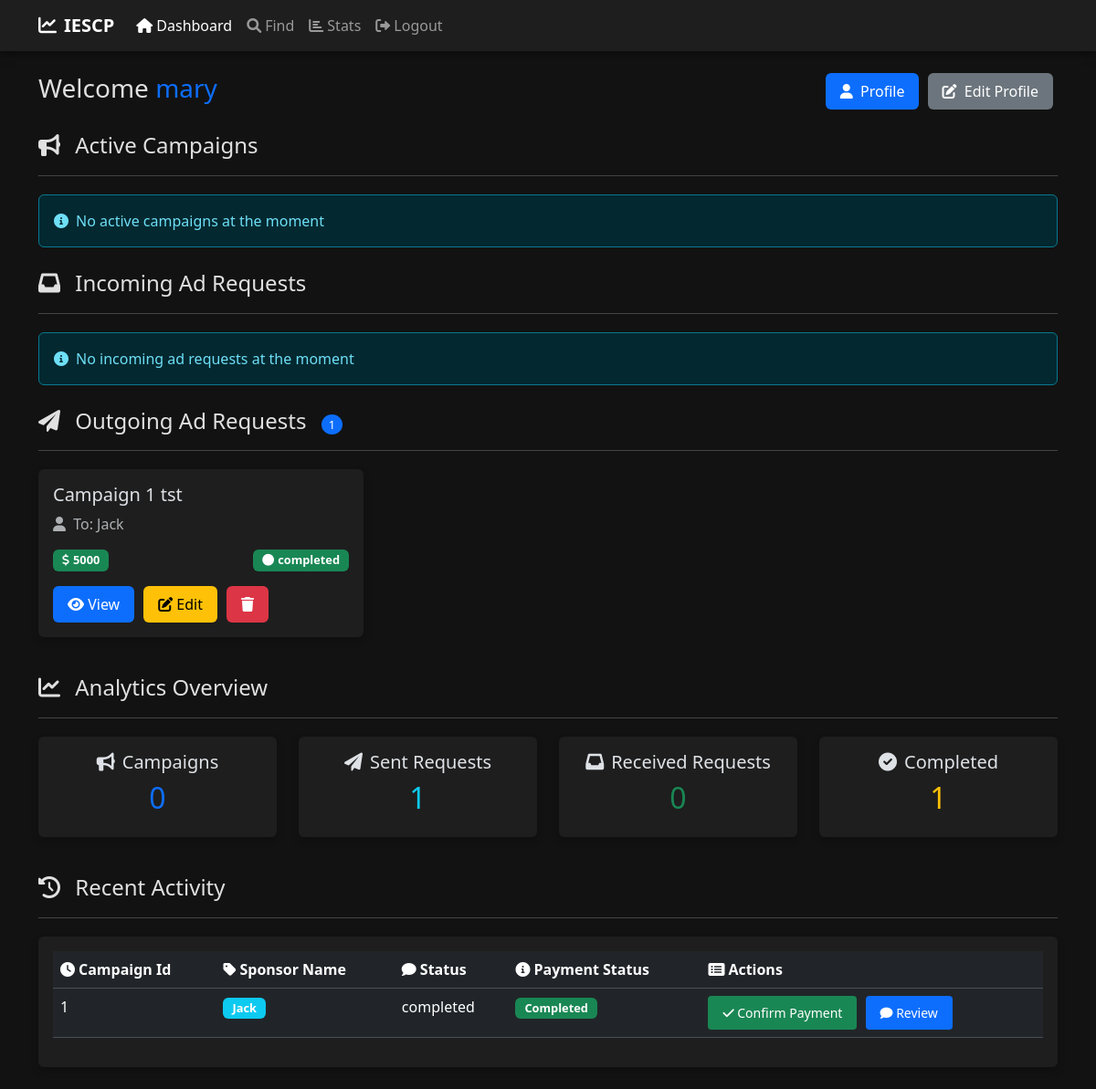
Page /influencer_dashboard (signed in) on the earlier database version.
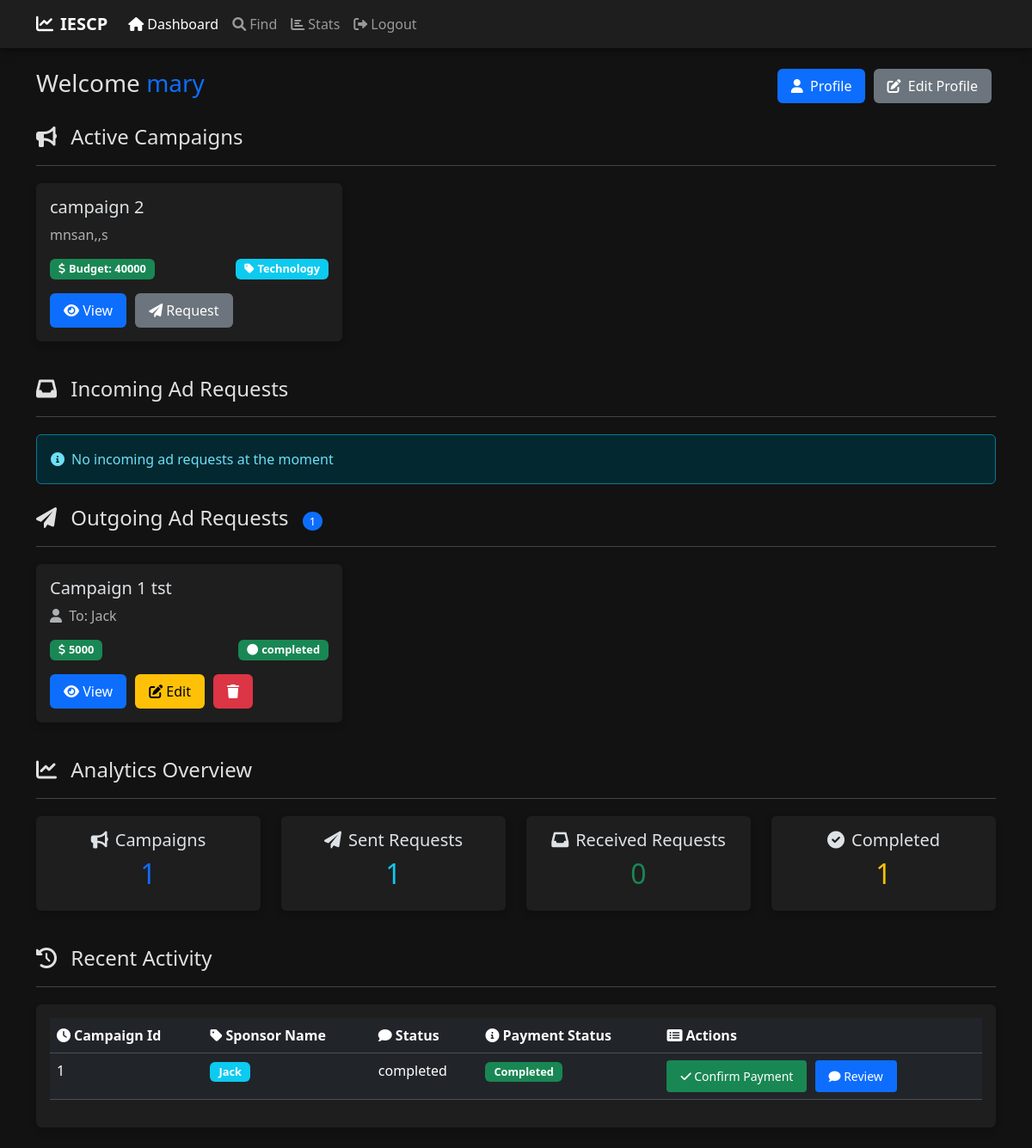
Same page on the later database version.
### backend/models.py (models this page shows)
class Campaign(db.Model):
    __tablename__ = "campaign"
    campaign_id = db.Column(db.Integer, primary_key=True)
    sponsor_id = db.Column(db.Integer, ForeignKey('users.user_id'))
    start_date = db.Column(db.Date, nullable=False)
    end_date = db.Column(db.Date, nullable=False)
    status = db.Column(db.Integer, nullable=False, default=0)
    campaign_name = db.Column(db.String, nullable=False)
    campaign_description = db.Column(db.String, nullable=False)
    budget = db.Column(db.Integer)
    visibility = db.Column(db.Integer, default=0)
    niche = db.Column(db.String)
    user = db.relationship("Users", back_populates="campaigns")
    ad_requests = db.relationship("AdRequest", back_populates="campaign")

### backend/controllers.py (the view)
@app.route("/influencer_dashboard")
def influencer_dashboard():
    if 'user' in session:
        usr = session['user']
        if usr['role'] == 1:
            campaigns = fetch_private_campaigns(usr['user_id'])
            incoming_requests = fetch_ad_requests_by_target(usr['user_id'])
            outgoing_requests = fetch_ad_requests_by_source(usr['user_id'])
            ad_request_details = fetch_ad_requests_details()
            completed = fetch_completed_ad_requests(usr['user_id'])
            targets = fetch_target_details()
            sources = fetch_source_details()
            personal_info = fetch_influencer_details(usr['user_id'])
            return render_template("influencer_dashboard.html", Influencer=usr,
                                   campaigns=campaigns,
                                   incoming_requests=incoming_requests,
                                   outgoing_requests=outgoing_requests,ad=ad_request_details,
                                   targets=targets,info=personal_info,sources=sources,
                                   completed=completed)
    return "<h1>Unauthorized Access</h1>"

### backend/controllers.py (called while the page is built)
def fetch_influencer_details(user_id):
    personal_info = Users.query.filter_by(user_id=user_id).first()
    return personal_info

def fetch_private_campaigns(user_id):
    user = Users.query.filter_by(user_id=user_id).first()
    campaigns = Campaign.query.filter_by(niche=user.niche,visibility=1).all()
    return campaigns

def fetch_ad_requests_by_source(source_id):
    return AdRequest.query.filter_by(source=source_id).all()

def fetch_ad_requests_by_target(target_id):
    return AdRequest.query.filter_by(target= target_id).filter(AdRequest.status!="completed").all()

def fetch_completed_ad_requests(target_id):
    return AdRequest.query.filter_by(target=target_id).filter_by(status="completed").all()

def fetch_ad_requests_details():
    ad_request = AdRequest.query.all()
    d = {}
    for item in ad_request:
        result = Campaign.query.filter_by(campaign_id =item.campaign_id).first()
        d[item.adrequest_id] = result
    return d

def fetch_target_details():
    t = {}
    ad_request = AdRequest.query.all()
    for item in ad_request:
        result = Users.query.filter_by(user_id=item.target).first()
        t[item.adrequest_id] = result
    return t

### templates/influencer_dashboard.html (shortened to what the changed rows need)
<!doctype html>
<html lang="en" data-bs-theme="dark">
  <head>
    <link href="https://cdn.jsdelivr.net/npm/bootstrap@5.3.3/dist/css/bootstrap.min.css" rel="stylesheet">
    <link rel="stylesheet" href="https://cdnjs.cloudflare.com/ajax/libs/font-awesome/6.0.0/css/all.min.css">
</head>
<body>
    <div class="container">
        <div class="row mb-4">
            <div class="col-md-8">
            </div>
            <div class="col-md-4 text-end">
            </div>
        </div>
        <div class="section-header">
            <h4><i class="fas fa-bullhorn"></i> Active Campaigns</h4>
        </div>
        {% if not campaigns %}
        <div class="alert alert-info">
            <i class="fas fa-info-circle me-2"></i>No active campaigns at the moment
        </div>
        {% else %}
        <div class="row">
            {% for i in range(campaigns|length) %}
            <div class="col-md-4">
                <div class="card mb-3">
                    <div class="card-body">
                        <h5 class="card-title">{{ campaigns[i].campaign_name }}</h5>
                        <p class="card-text text-muted">{{ campaigns[i].campaign_description }}</p>
                        <div class="d-flex justify-content-between mb-3">
                            <span class="badge bg-success"><i class="fas fa-dollar-sign me-1"></i>Budget: {{ campaigns[i].budget }}</span>
                            <span class="badge bg-info"><i class="fas fa-tag me-1"></i>{{ campaigns[i].niche }}</span>
                        </div>
                        <div class="action-buttons">
                            <button type="button" class="btn btn-primary" data-bs-toggle="modal" data-bs-target="#viewCampaignModal{{ i }}">
                                <i class="fas fa-eye"></i> View
                            </button>
                            <button type="button" class="btn btn-secondary" data-bs-toggle="modal" data-bs-target="#adRequestModal{{ i }}">
                                <i class="fas fa-paper-plane"></i> Request
                            </button>
                        </div>
                    </div>
                </div>
            </div>
            {% endfor %}
        </div>
        {% endif %}
        <div class="section-header">
            <h4><i class="fas fa-inbox"></i> Incoming Ad Requests
            </h4>
        </div>
        {% if incoming_requests %}
        <div class="row">
            {% for i in range(incoming_requests|length) %}
            <div class="col-md-4">
                <div class="card mb-3">
                    <div class="card-body">
                        <h5 class="card-title text-truncate">{{ ad[incoming_requests[i].adrequest_id].campaign_name}}</h5>
                        <p class="card-text text-muted">
                            <i class="fas fa-user me-1"></i> From: {{ sources[incoming_requests[i].adrequest_id].name }}
                        </p>
                        <div class="d-flex justify-content-between mb-3">
                            <span class="badge bg-success"><i class="fas fa-dollar-sign me-1"></i>{{ incoming_requests[i].amount }}</span>
                            <span class="badge {{ 'bg-warning' if incoming_requests[i].status == 'Pending' else 'bg-success' }}">
                                <i class="fas fa-circle me-1"></i>{{ incoming_requests[i].status }}
                            </span>
                        </div>
                        <div class="action-buttons">
                            <button type="button" class="btn btn-primary" data-bs-toggle="modal" data-bs-target="#viewAdRequestModal{{ i }}">
                                <i class="fas fa-eye"></i> View
                            </button>
                            <form action="/accept/adrequest/{{ incoming_requests[i].adrequest_id }}" method="POST" class="d-inline">
                                <button type="submit" class="btn btn-success">
                                    <i class="fas fa-check"></i> Accept
                                </button>
                            </form>
                            {% if incoming_requests[i].status == "accepted" %}
                            <form action="/complete/adrequest/{{ incoming_requests[i].adrequest_id }}" method="POST" class="d-inline">
                                <button type="submit" class="btn btn-warning">
                                    <i class="fas fa-check-square"></i> Mark as Completed
                                </button>
                            </form>
                            {% endif %}
                            <form action="/delete/adrequest/{{ incoming_requests[i].adrequest_id }}" method="POST" class="d-inline">
                                <button type="submit" class="btn btn-danger">
                                    <i class="fas fa-trash"></i>
                                </button>
                            </form>
                        </div>
                    </div>
                </div>
            </div>
            <div class="modal fade" id="viewAdRequestModal{{ i }}" tabindex="-1" aria-labelledby="viewAdRequestModalLabel{{ i }}" aria-hidden="true">
                <div class="modal-dialog">
                    <div class="modal-content">
                        <div class="modal-header">
                            <h5 class="modal-title" id="viewAdRequestModalLabel{{ i }}"><i class="fas fa-file-alt me-2"></i>Ad Request Details</h5>
                            <button type="button" class="btn-close" data-bs-dismiss="modal" aria-label="Close"></button>
                        </div>
                        <div class="modal-body">
                            <div class="form-group mb-3">
                                <label for="adRequestId"><i class="fas fa-fingerprint me-2"></i>Request ID</label>
                                <input type="text" class="form-control mb-3" id="adRequestId" value="{{incoming_requests[i].adrequest_id}}" readonly>
                            </div>
                            <div class="form-group mb-3">
                                <label for="campaignName"><i class="fas fa-ad me-2"></i>Campaign</label>
                                <input type="text" class="form-control mb-3" id="campaignName" value="{{ ad[incoming_requests[i].adrequest_id].campaign_name }}" readonly>
                            </div>
                            <div class="form-group mb-3">
                                <label for="target"><i class="fas fa-user me-2"></i>From</label>
                                <input type="text" class="form-control mb-3" id="target" value="{{targets[incoming_requests[i].adrequest_id].name}}" readonly>
                            </div>
                            <div class="form-group mb-3">
                                <label for="adrequestDescription"><i class="fas fa-tasks me-2"></i>Requirements</label>
                                <textarea class="form-control mb-3" id="adrequestDescription" rows="3" readonly>{{incoming_requests[i].requirements}}</textarea>
                            </div>
                            <div class="row mb-3">
                                <div class="col-md-6">
                                    <label for="status"><i class="fas fa-info-circle me-2"></i>Status</label>
                                    <input type="text" class="form-control mb-3" id="status" value="{{incoming_requests[i].status }}" readonly>
                                </div>
                                <div class="col-md-6">
                                    <label for="amount"><i class="fas fa-dollar-sign me-2"></i>Amount</label>
                                    <input type="text" class="form-control mb-3" id="amount" value="{{incoming_requests[i].amount }}" readonly>
                                </div>
                            </div>
                            <div class="form-group mb-3">
                                <label for="paymentstatus"><i class="fas fa-money-check-alt me-2"></i>Payment Status</label>
                                <input type="text" class="form-control" id="paymentstatus" value="{{incoming_requests[i].payment_status }}" readonly>
                            </div>
                        </div>
                        <div class="modal-footer">
                            <button type="button" class="btn btn-secondary" data-bs-dismiss="modal">Close</button>
                        </div>
                    </div>
                </div>
            </div>
            {% endfor %}
        </div>
        {% else %}
        <div class="alert alert-info">
            <i class="fas fa-info-circle me-2"></i>No incoming ad requests at the moment
        </div>
        {% endif %}
        <div class="section-header">
            <h4><i class="fas fa-paper-plane"></i> Outgoing Ad Requests
            </h4>
        </div>
        {% if outgoing_requests %}
        <div class="row">
            {% for i in range(outgoing_requests|length) %}
            <div class="col-md-4">
            </div>
              {% endfor %}
          </div>
          {% else %}
          <div class="alert alert-info">
              <i class="fas fa-info-circle me-2"></i>No outgoing ad requests at the moment
          </div>
          {% endif %}
          <div class="section-header">
              <h4><i class="fas fa-chart-line"></i> Analytics Overview</h4>
          </div>
          <div class="row">
              <div class="col-md-3">
                  <div class="card mb-3">
                      <div class="card-body text-center">
                          <h5 class="card-title"><i class="fas fa-bullhorn me-2"></i>Campaigns</h5>
                          <h2 class="text-primary">{{ campaigns|length }}</h2>
                      </div>
                  </div>
              </div>
              <div class="col-md-3">
                  <div class="card mb-3">
                      <div class="card-body text-center">
                          <h2 class="text-info">{{ outgoing_requests|length }}</h2>
                      </div>
                  </div>
              </div>
              <div class="col-md-3">
                  <div class="card mb-3">
                      <div class="card-body text-center">
                          <h2 class="text-success">{{ incoming_requests|length }}</h2>
                      </div>
                  </div>
              </div>
              <div class="col-md-3">
                  <div class="card mb-3">
                      <div class="card-body text-center">
                          <h2 class="text-warning">{{ completed|length if completed else 0 }}</h2>
                      </div>
                  </div>
              </div>
          </div>
<div class="section-header">
    <h4><i class="fas fa-history"></i> Recent Activity</h4>
</div>
{% if completed %}
<div class="card mb-4">
    <div class="card-body">
        <div class="table-responsive">
            <table class="table table-hover">
                <thead>
                    <tr>
                        <th scope="col"><i class="fas fa-clock me-1"></i>Campaign Id</th>
                        <th scope="col"><i class="fas fa-tag me-1"></i>Sponsor Name</th>
                        <th scope="col"><i class="fas fa-comment me-1"></i>Status</th>
                        <th scope="col"><i class="fas fa-info-circle me-1"></i>Payment Status</th>
                        <th scope="col"><i class="fas fa-list-alt me-1"></i>Actions</th>
                    </tr>
                </thead>
            </table>
        </div>
    </div>
</div>
          {% else %}
          <div class="alert alert-info">
              <i class="fas fa-info-circle me-2"></i>No recent activity to display
          </div>
          {% endif %}
  </body>
  </html>

Differences in the rows shown:
now on this page (row edited): Campaign: campaign_name "campaign 2", campaign_description "mnsan,,s", budget "40000", niche "Technology"
Other differences:
{{ campaigns|length }}: "0" → "1"
new list line: "Budget: View Request"
text no longer shown: "No active campaigns at the moment"
